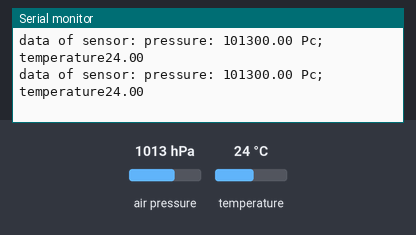
Bench run of a sketch on a simulated Arduino Uno, built with avr-gcc and run on an emulated ATmega328P. Parts: the last lines printed to the serial monitor. Wiring (inferred from the names in the program): BMP180 pressure sensor at I2C address 0x77. The test bench sets the inputs (shaded band); at power-on: air pressure 1013 hPa, temperature 24 °C.

Above: at 1.2 s.
1.3 s: air pressure set to 952 hPa
At 1.56 s:
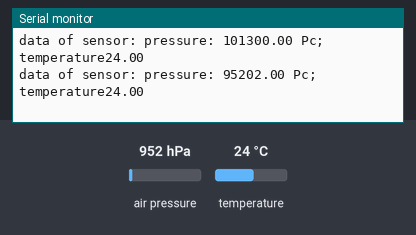
4.3 s: temperature set to 12 °C
At 4.46 s:
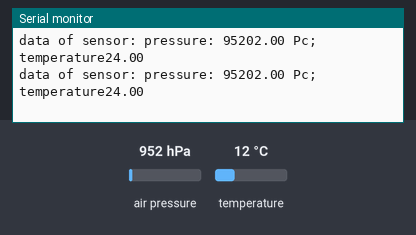
5.8 s: air pressure set to 1000 hPa
At 6.04 s:
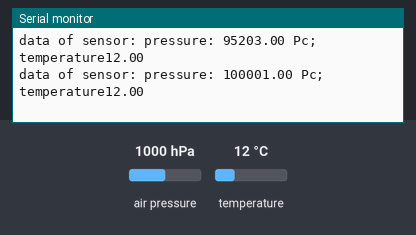
Timing chart, 0 to 8.8 s (numbered marks = the images above; inputs shaded):
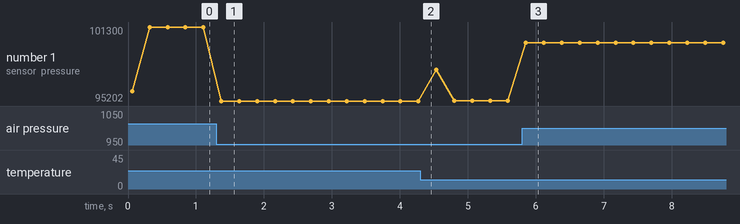

The sketch:

BMPSensorLibaryTest.ino
```cpp
/*
*   Test Skript um die BMP180 Libary zu testen
*
*   Die Libary soll mit c++ Objectorientiert arbeiten,
*   sodass das ganze Handling von Abspeicherungen in
*   ein entsprechendes Objekt abstrahiert wird
*/

// Imports
#include "BMPSensorLib.h"

// variables
BMPSensorHandler* bmpSensor;


void setup() {
  	// set-up serial port
	Serial.begin(9800);

	// set-up sensor-object
	bmpSensor = new BMPSensorHandler();

	Serial.println(F("============= testing of BMP180 libary ============="));

}

void loop() {
	// get data
	float pressure = bmpSensor->getPressure();
	float temperature = bmpSensor->getTemperature();

	// concatenate string
	String dataString = "data of sensor: pressure: ";

	dataString += pressure;
	dataString += " Pc;\t temperature";
	dataString += temperature;

	Serial.println(dataString);

    delay(250);

}
```

Measured:
- after the input at 1.3 s, the serial monitor: prints a new line after 0.07 s (image 1)
- after the input at 5.8 s, the serial monitor: prints a new line after 0.06 s (image 3)
- plotted number 1: 101300 → 95202 after the input at 1.3 s, 95202 → 95203 after the input at 4.3 s, 95203 → 100001 after the input at 5.8 s
